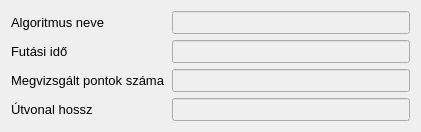
<?xml version="1.0" encoding="UTF-8"?>
<ui version="4.0">
 <class>dialogResults</class>
 <widget class="QDialog" name="dialogResults">
  <property name="geometry">
   <rect>
    <x>0</x>
    <y>0</y>
    <width>421</width>
    <height>129</height>
   </rect>
  </property>
  <property name="windowTitle">
   <string>Dialog</string>
  </property>
  <layout class="QFormLayout" name="formLayout">
   <item row="0" column="0">
    <widget class="QLabel" name="label">
     <property name="font">
      <font>
       <pointsize>10</pointsize>
      </font>
     </property>
     <property name="text">
      <string>Algoritmus neve</string>
     </property>
    </widget>
   </item>
   <item row="0" column="1">
    <widget class="QLineEdit" name="lineEdit">
     <property name="enabled">
      <bool>false</bool>
     </property>
     <property name="font">
      <font>
       <pointsize>10</pointsize>
      </font>
     </property>
    </widget>
   </item>
   <item row="1" column="0">
    <widget class="QLabel" name="label_3">
     <property name="font">
      <font>
       <pointsize>10</pointsize>
      </font>
     </property>
     <property name="text">
      <string>Futási idő</string>
     </property>
    </widget>
   </item>
   <item row="1" column="1">
    <widget class="QLineEdit" name="lineEdit_2">
     <property name="enabled">
      <bool>false</bool>
     </property>
     <property name="font">
      <font>
       <pointsize>10</pointsize>
      </font>
     </property>
    </widget>
   </item>
   <item row="2" column="0">
    <widget class="QLabel" name="label_2">
     <property name="font">
      <font>
       <pointsize>10</pointsize>
      </font>
     </property>
     <property name="text">
      <string>Megvizsgált pontok száma</string>
     </property>
    </widget>
   </item>
   <item row="2" column="1">
    <widget class="QLineEdit" name="lineEdit_3">
     <property name="enabled">
      <bool>false</bool>
     </property>
     <property name="font">
      <font>
       <pointsize>10</pointsize>
      </font>
     </property>
    </widget>
   </item>
   <item row="3" column="0">
    <widget class="QLabel" name="label_4">
     <property name="font">
      <font>
       <pointsize>10</pointsize>
      </font>
     </property>
     <property name="text">
      <string>Útvonal hossz</string>
     </property>
    </widget>
   </item>
   <item row="3" column="1">
    <widget class="QLineEdit" name="lineEdit_4">
     <property name="enabled">
      <bool>false</bool>
     </property>
     <property name="font">
      <font>
       <pointsize>10</pointsize>
      </font>
     </property>
    </widget>
   </item>
  </layout>
 </widget>
 <resources/>
 <connections/>
</ui>
